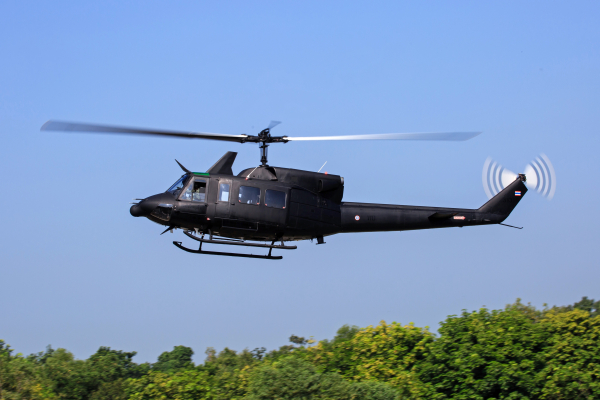
#> input picture TEMEL_ISLEMLER/media/helicopter2.jpg, 600 x 400 px
$ python morfolojik_islemler.py
#> lines starting #> are read from the running program, lines starting #| are printed output that depends on the picture
import cv2
import numpy as np

# Load the image in grayscale
img = cv2.imread('media/helicopter2.jpg', 0)
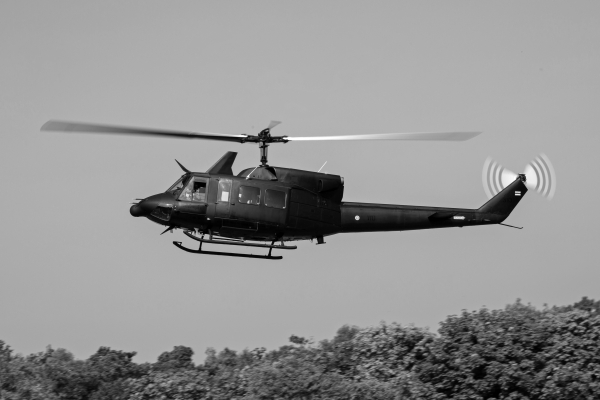
#> img: shape (400, 600); min 0, max 255, mean 146.8

# Downscale the image by a factor of 0.7 using resize
down = 0.7
img = cv2.resize(img, None, fx=down, fy=down, interpolation=cv2.INTER_LINEAR)
#> img: shape (280, 420)

# Define a kernel for morphological operations
kernel = np.ones((5, 5), np.uint8)

# Perform erosion on the image
erosion = cv2.erode(img, kernel, iterations=1)
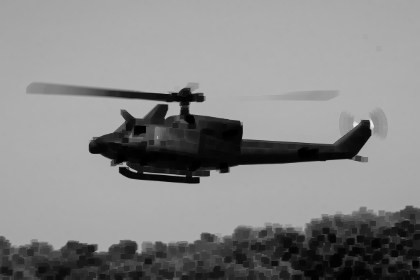
#> erosion: shape (280, 420); min 0, max 234, mean 134.4

# Perform dilation on the image
dilation = cv2.dilate(img, kernel, iterations=5)
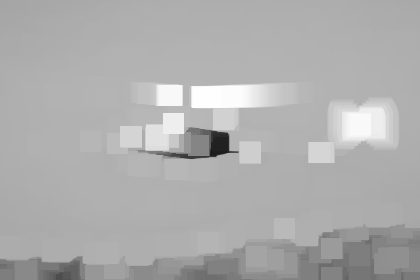
#> dilation: shape (280, 420); min 23, max 254, mean 173.9

# Perform opening morphological operation on the image
opening = cv2.morphologyEx(img, cv2.MORPH_OPEN, kernel)
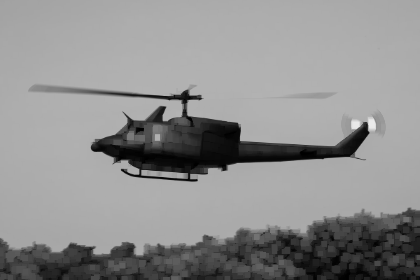
#> opening: shape (280, 420); min 0, max 234, mean 142.5

# Perform closing morphological operation on the image
closing = cv2.morphologyEx(img, cv2.MORPH_CLOSE, kernel)
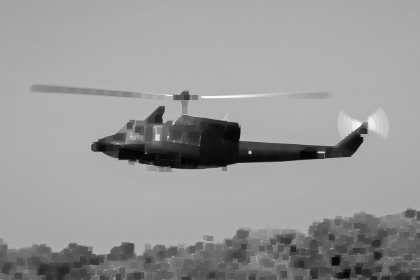
#> closing: shape (280, 420); min 4, max 254, mean 151.8

# Perform gradient morphological operation on the image
gradiant = cv2.morphologyEx(img, cv2.MORPH_GRADIENT, kernel)
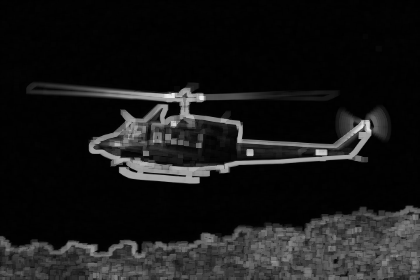
#> gradiant: shape (280, 420); min 0, max 235, mean 24.3

# Perform top hat morphological operation on the image
tophat = cv2.morphologyEx(img, cv2.MORPH_TOPHAT, kernel)
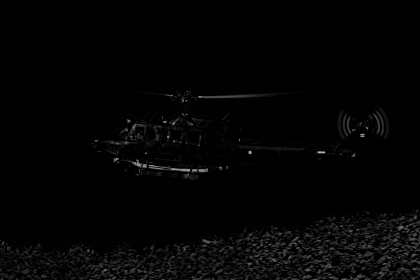
#> tophat: shape (280, 420); min 0, max 184, mean 4.2

# Display the original image and the processed images
cv2.imshow("original", img)
cv2.imshow("erosioned", erosion)
cv2.imshow("dilation", dilation)
cv2.imshow("opening", opening)
cv2.imshow("closing", closing)
cv2.imshow("gradiant", gradiant)
cv2.imshow("tophat", tophat)

# Wait for a key press
cv2.waitKey(0)

# Close all windows
cv2.destroyAllWindows()

'''
Explanation:
1. Import the `cv2` and `numpy` modules.
2. Load the image 'media/helicopter2.jpg' in grayscale using `cv2.imread` with `0` flag.
3. Downscale the image by a factor of 0.7 using the `cv2.resize` function.
4. Define a 5x5 kernel using `np.ones` to be used in morphological operations.
5. Perform erosion on the image using `cv2.erode` with the defined kernel and 1 iteration.
6. Perform dilation on the image using `cv2.dilate` with the defined kernel and 5 iterations.
7. Perform opening morphological operation on the image using `cv2.morphologyEx` with `cv2.MORPH_OPEN` as the operation.
8. Perform closing morphological operation on the image using `cv2.morphologyEx` with `cv2.MORPH_CLOSE` as the operation.
9. Perform gradient morphological operation on the image using `cv2.morphologyEx` with `cv2.MORPH_GRADIENT` as the operation.
10. Perform top hat morphological operation on the image using `cv2.morphologyEx` with `cv2.MORPH_TOPHAT` as the operation.
11. Display the original image and the processed images using `cv2.imshow`.
12. Wait for a key press using `cv2.waitKey`.
13. Close all windows using `cv2.destroyAllWindows`.

This code performs various morphological operations such as erosion, dilation, opening,
closing, gradient, and top hat on an image. The resulting images are displayed to visualize
the effects of these operations.
'''
